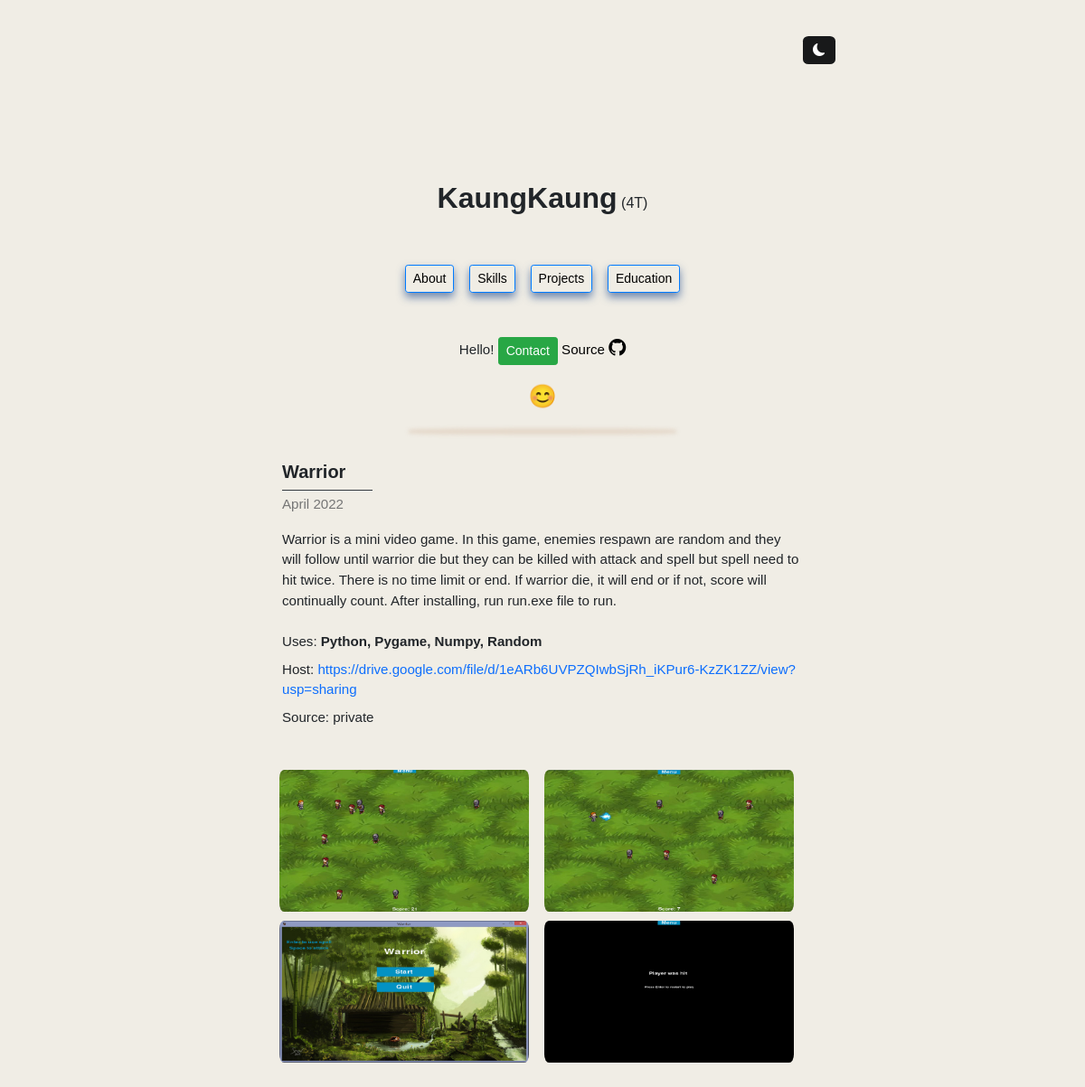
Page /project2/3 on the earlier database version.
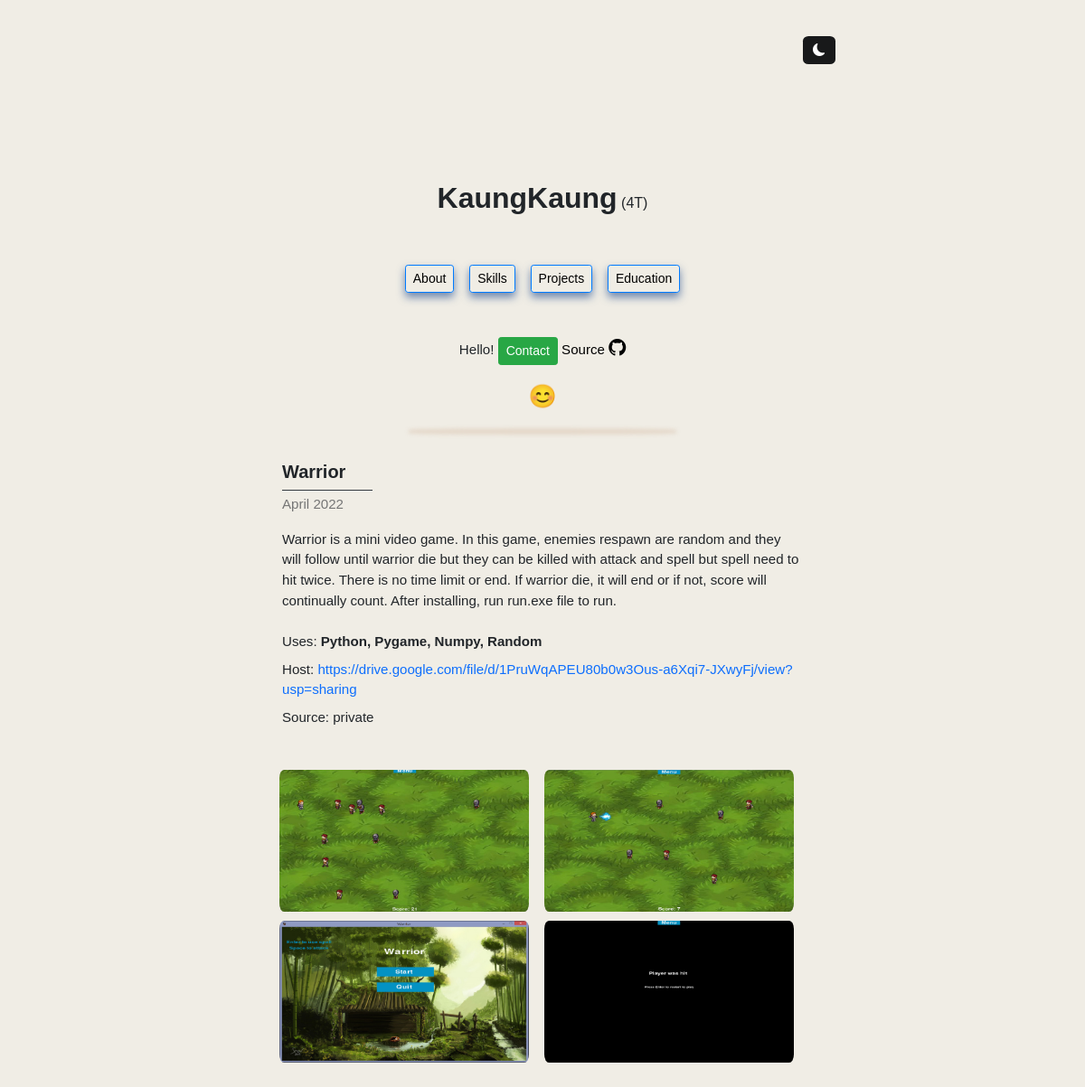
Same page on the later database version.
### display/models.py (models this page shows)
class Project(models.Model):
    title = models.CharField(max_length=225)
    image = models.ImageField(upload_to='project_image')
    uses = models.CharField(max_length=255)
    description = models.TextField()
    schoolp = models.CharField(max_length=255, blank=True, null=True)
    url = models.URLField(max_length=255, blank=True, null=True)
    source_code = models.URLField(max_length=255, blank=True, null=True)
    image2 = models.ImageField(upload_to='project_image', null=True, blank=True)
    image3 = models.ImageField(upload_to='project_image', null=True, blank=True)
    image4 = models.ImageField(upload_to='project_image', null=True, blank=True)
    date = models.CharField(null=True, blank=True, max_length=255)

### display/views.py (the view)
def project2(request, pk):
    p = Project.objects.get(id=pk)
    return render(request, "project2.html",
                  {"project": p})

### template/project2.html
{% extends 'main.html' %}
{% block content %}
{% include 'chain.html' %}
{% load static %}
<link rel="stylesheet" href="{% static 'style.css' %}">
{% include 'profile.html' %}
<div style="height:10px;"></div>
<div class="box1" style="height:1px;border-radius: 50%;margin:auto;max-width:290px;"></div>
<div style="height:42px;"></div>
<body>
<div class="context" style="width:48%;">
        <div class="about" style="margin:auto;max-width:590px;">
            <div style="margin:auto;font-size:15.1px;">
        {% if project.title == "Secure Coding" %}
                  <h5><b>{{project.title}}</b></h5>
        <legend class="border-bottom border-dark mb-1" style="width:160px;"></legend>
                {% else %}
            <h5><b>{{project.title}}</b></h5>
        <legend class="border-bottom border-dark mb-1" style="width:100px;"></legend>
            {% endif %}
        <p class="word">{{ project.date }}</p>
        <p style="white-space: pre-line;">{{ project.description }}
            <label>Uses: <b>{{ project.uses }}</b></label>{% if project.url %}
            <label>Host: <a class="plink" target="_blank" href="{{ project.url }}">{{ project.url }}</a></label>{% else %}
            <label>Host: Unavailable</label>{% endif %}{% if project.source_code %}
            <label>SouceCode: <a class="plink" href="{{ project.source_code }}">{{ project.source_code }}</a></label>{% else %}
            <label>Source: private</label>{% endif %}
            </p><br>
                <div class="row" style="max-width:590px;">
                <img src="{{project.image2.url}}" style="margin-bottom:10px;margin-right:-7px;max-width:300px;max-height:180px;object-fit:cover;border-radius: 5.7%;">
                        <img src="{{project.image3.url}}" style="margin-bottom:10px;margin-right:-7px;max-width:300px;max-height:180px;object-fit:cover;border-radius:  5.7%;">
                    <img src="{{project.image.url}}" style="margin-bottom:10px;margin-right:-7px;max-width:300px;max-height:180px;object-fit:cover;border-radius:  5.7%;">
                        <img src="{{project.image4.url}}" style="margin-bottom:10px;margin-right:-7px;max-width:300px;max-height:180px;object-fit:cover;border-radius:  5.7%;">
                    </div>
            </div>
        </div>
    </div>
</body>
<footer style="height:180px;"></footer>
{% endblock %}

Differences in the rows shown:
changed Project "Warrior": url "https://drive.google.com/file/d/1eARb6UVPZQIwbSjRh_iKPur6-KzZK1ZZ/view?usp=sharing" → "https://drive.google.com/file/d/1PruWqAPEU80b0w3Ous-a6Xqi7-JXwyFj/view?usp=sharing"
